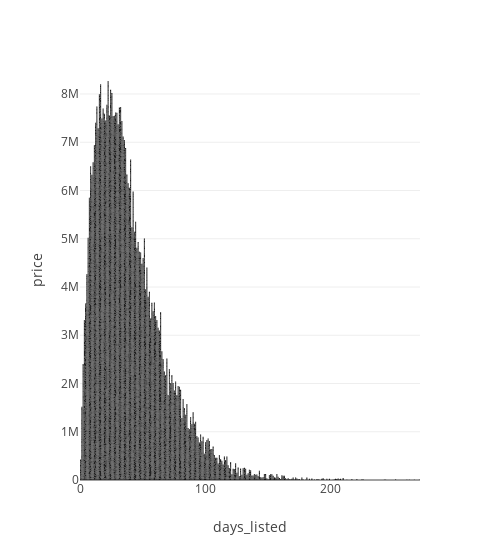

Notebook source saved alongside this figure:
### Code cell
px.bar(vehicles_df, x='days_listed', y='price',width=500) # This graph is similar to px.histogram(vehicles_df, x='days_listed')

### Figure 1 — Plotly figure (JSON) as saved in the notebook; plotly's stock layout.template omitted (floating-point values rounded to 4 significant figures; data arrays with more than 128 entries replaced by an {"elided": "..."} marker saying what was removed)
{"data": [{"alignmentgroup": "True", "hovertemplate": "days_listed=%{x}<br>price=%{y}<extra></extra>", "legendgroup": "", "marker": {"color": "#000001", "pattern": {"shape": ""}}, "name": "", "offsetgroup": "", "orientation": "v", "showlegend": false, "textposition": "auto", "type": "bar", "x": {"elided": "36349 int values"}, "xaxis": "x", "y": {"elided": "36349 int values"}, "yaxis": "y"}], "layout": {"barmode": "relative", "legend": {"tracegroupgap": 0}, "margin": {"t": 60}, "width": 500, "xaxis": {"anchor": "y", "domain": [0, 1], "title": {"text": "days_listed"}}, "yaxis": {"anchor": "x", "domain": [0, 1], "title": {"text": "price"}}}}
